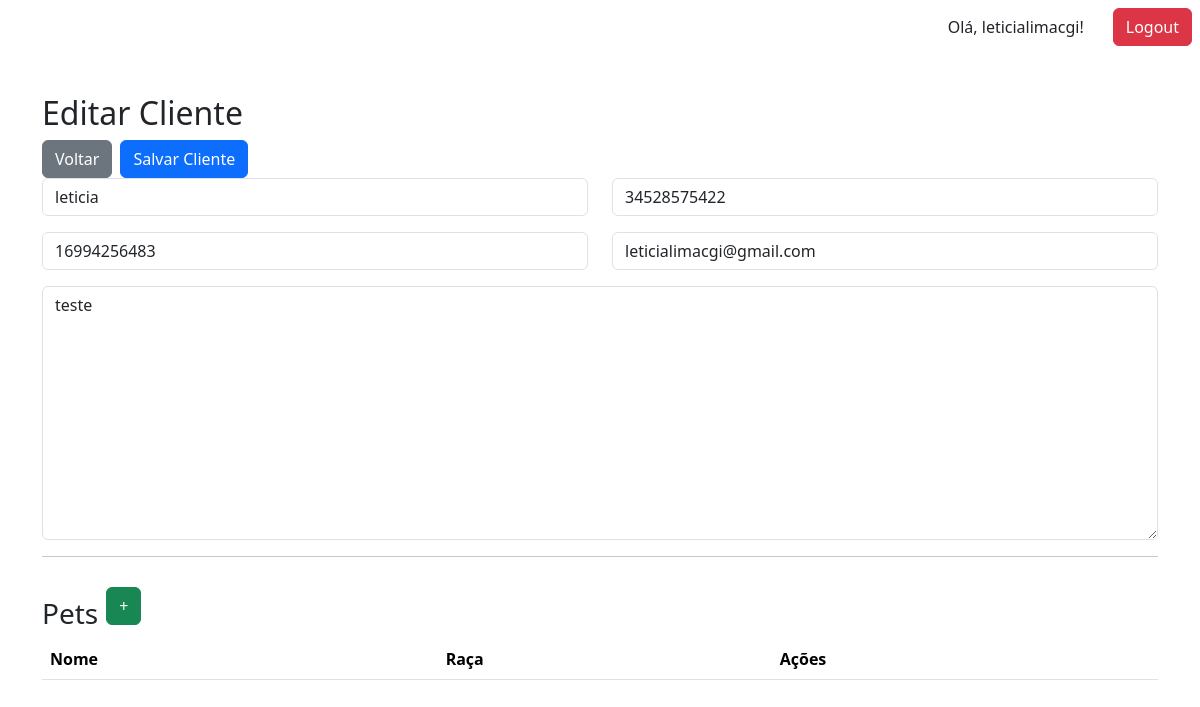
Page /clientes/3/edit/ (signed in) on the earlier database version.
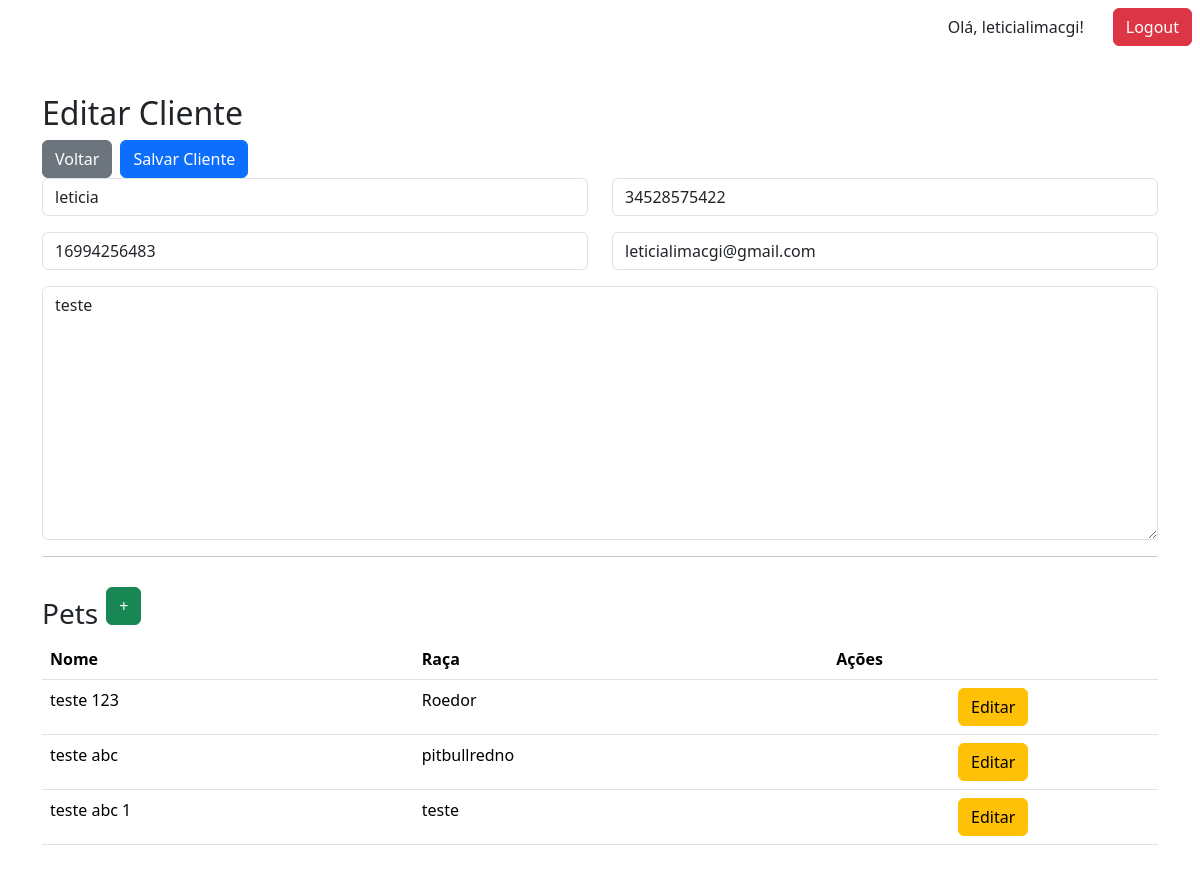
Same page on the later database version.
### core/models.py (models this page shows, shortened)
class Animal(models.Model):
    ESPECIES = [
        ('C', 'Cachorro'),
        ('G', 'Gato'),
        ('O', 'Outros'),
    ]
    nome = models.CharField(max_length=100)
    especie = models.CharField(max_length=1, choices=ESPECIES)
    raca = models.CharField(max_length=100)
    idade = models.PositiveIntegerField(null=True, blank=True)
    peso = models.DecimalField(max_digits=5, decimal_places=2, null=True, blank=True)
    dono = models.ForeignKey(Cliente, on_delete=models.CASCADE, related_name='animais')

### core/views.py (the view)
# urls.py: path('clientes/<int:pk>/edit/', views.edit_cliente, name='edit_cliente'),
@login_required(login_url='login')
def edit_cliente(request, pk):
    cliente = get_object_or_404(Cliente, pk=pk)
    animais = cliente.animais.all()
    form_pet = AnimalForm()
    if request.method == 'POST':
        form = ClienteForm(request.POST, instance=cliente)
        if form.is_valid():
            form.save()
            return redirect('lista_clientes')
    else:
        form = ClienteForm(instance=cliente)
        forms_pet = {}
        for animal in animais:
            forms_pet[animal.id] = AnimalForm(instance=animal)
        print(forms_pet)
    return render(request, 'cliente/edit_cliente.html', {
        'form': form,
        'cliente': cliente,
        'animais': animais,
        'form_pet': form_pet, # Add Pet
        'forms_pet': forms_pet # Edit Pet
        })

### core/forms.py (shortened to what this page needs)
class ClienteForm(forms.ModelForm):
    class Meta:
        model = Cliente
        fields = ['nome', 'cpf', 'telefone', 'email', 'endereco']
    def __init__(self, *args, **kwargs):
        super().__init__(*args, **kwargs)
        for field in self.fields.values():
            field.widget.attrs.update({'class': 'form-control'})

class AnimalForm(forms.ModelForm):
    class Meta:
        model = Animal
        fields = ['nome', 'especie', 'raca', 'idade', 'peso']
        widgets = {
            'nome': forms.TextInput(attrs={'class': 'form-control'}),
            'idade': forms.NumberInput(attrs={'class': 'form-control'}),
            'especie': forms.Select(attrs={'class': 'form-select'}),
            'raca': forms.TextInput(attrs={'class': 'form-control'}),
            'peso': forms.NumberInput(attrs={'class': 'form-control'}),
        }

### core/templatetags/custom_tags.py (called while the page is built)
@register.filter
def get_item(dictionary, key):
    return dictionary.get(key)

### templates/cliente/edit_cliente.html (shortened to what this page needs)
{% extends 'base.html' %}
{% load custom_tags %}
{% block content %}
<form method="post">
     <div class="page-header">
        <h2 class="page-title">Editar Cliente</h2>
        <div class="d-flex align-items-center gap-2">
            <button type="button" onclick="window.history.back()" class="btn btn-secondary">Voltar</button>
            <button type="submit" class="btn btn-primary">Salvar Cliente</button>
        </div>
    </div>
    <div class="row">
        <div class="col-md-6 mb-3">
            {{ form.nome }}
        </div>
        <div class="col-md-6 mb-3">
            {{ form.cpf }}
        </div>
        <div class="col-md-6 mb-3">
            {{ form.telefone }}
        </div>
        <div class="col-md-6 mb-3">
            {{ form.email }}
        </div>
    </div>
    {{ form.endereco }}
    <hr>
</form>
<div class="d-flex align-items-center gap-2">
    <h3 class="page-title mt-4">Pets</h3>
    <button type="button" class="btn btn-success"
        data-bs-toggle="modal" data-bs-target="#animalModal">
        +
    </button>
</div>
<table class="table" id="animalTable">
    <thead>
        <tr>
            <th>Nome</th>
            <th>Raça</th>
            <th class="table-actions">Ações</th>
        </tr>
    </thead>
    <tbody>
    {% for animal in animais %}
        <tr data-animal-id="{{ animal.id }}">
            <td>{{ animal.nome }}</td>
            <td>{{ animal.raca }}</td>
            <td class="text-center">
                <button type="button"
                        class="btn btn-warning"
                        data-bs-toggle="modal"
                        data-bs-target="#animalEditModal{{ animal.id }}">
                    Editar
                </button>
            </td>
        </tr>
{% endfor %}
</table>
{% endblock %}

Differences in the rows shown:
added Animal: nome "teste 123", raca "Roedor"
added Animal: nome "teste abc", raca "pitbullredno"
added Animal: nome "teste abc 1", raca "teste"
